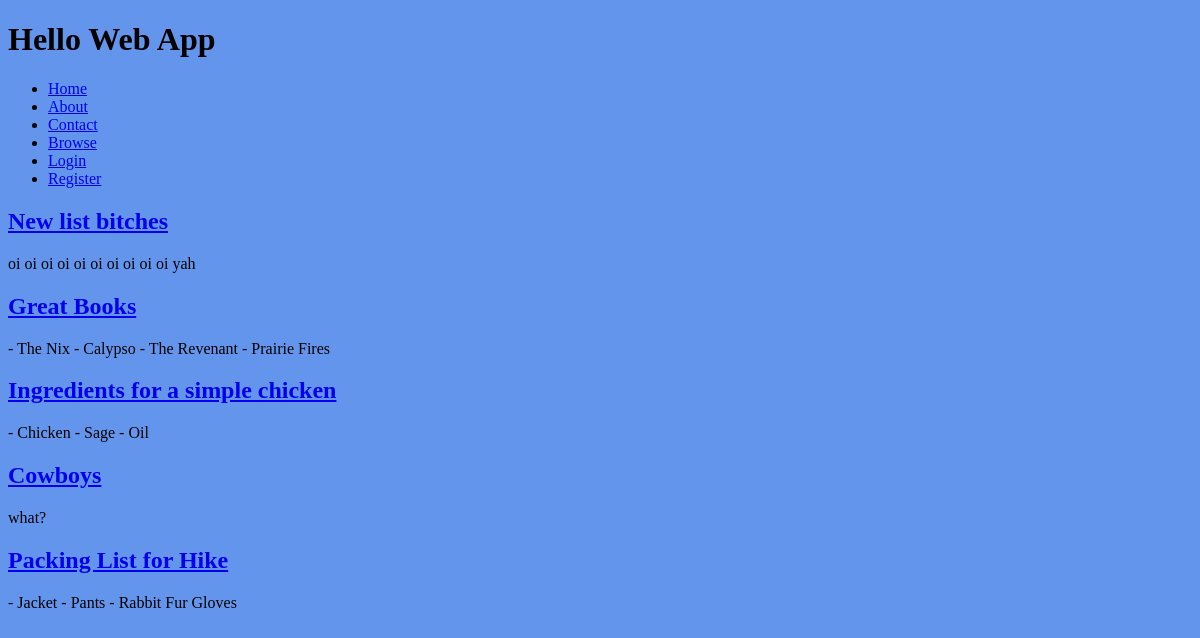
The app's page /, older data.
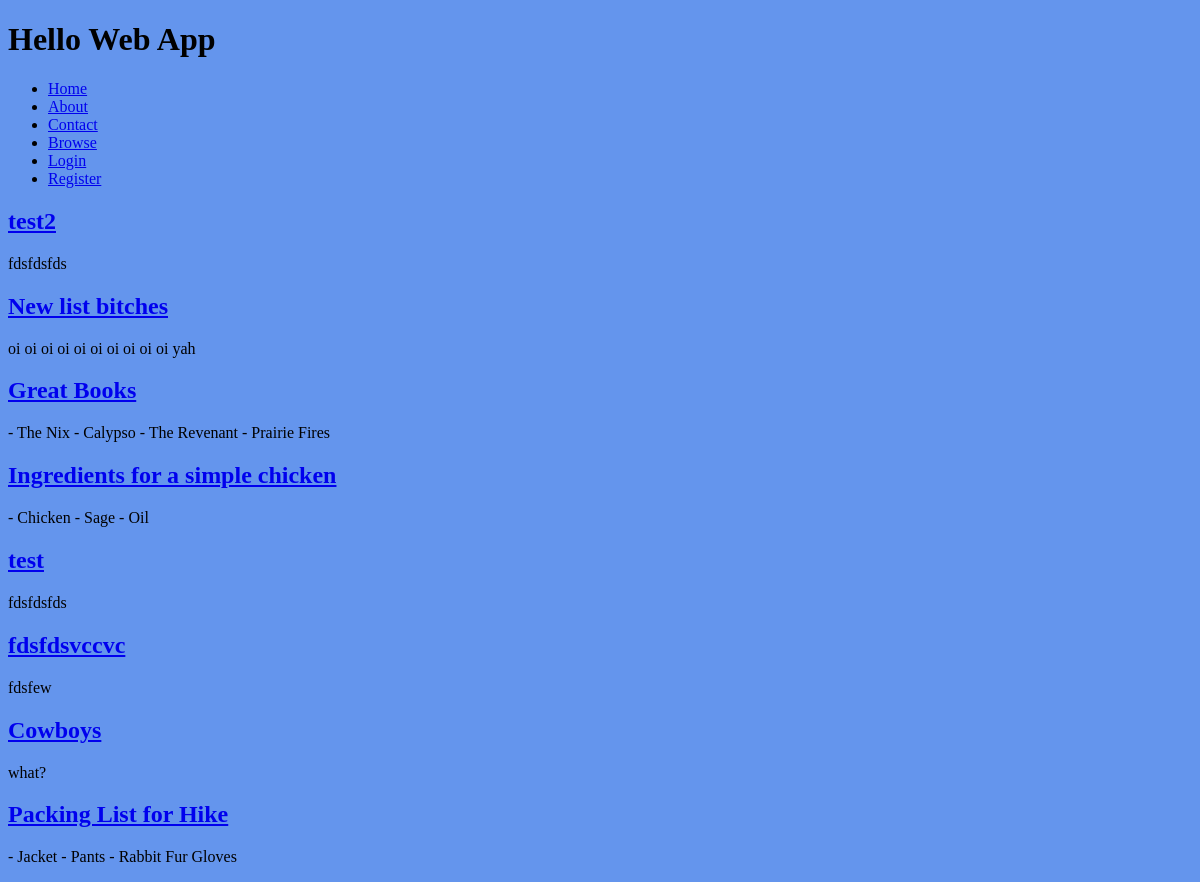
The same page, newer data.
### collection/models.py (models this page shows)
class List(models.Model):
    name = models.CharField(max_length=255)
    description = models.TextField()
    slug = models.SlugField(unique=True)
    user = models.ForeignKey(User, on_delete=models.CASCADE,
        blank=True, null=True)

### collection/views.py (the view)
# urls.py: path('', views.index, name='home'),
def index(request):
    lists = List.objects.all().order_by('?')
    return render(request, 'index.html', {
        'lists': lists,
    })

### collection/templates/index.html (shortened to what this page needs)
{% extends 'base.html' %}
{% block content %}
    {% for list in lists %}
		<h2>
        	<a href="{% url 'list_detail' slug=list.slug %}">
            	{{ list.name }}
        	</a>
    	</h2>
    	<p>{{ list.description }}</p>
    {% endfor %}
{% endblock content %}

Row changes from the older to the newer data that the page shows:
added List: name "test2", description "fdsfdsfds"
added List: name "test", description "fdsfdsfds"
added List: name "fdsfdsvccvc", description "fdsfew"
